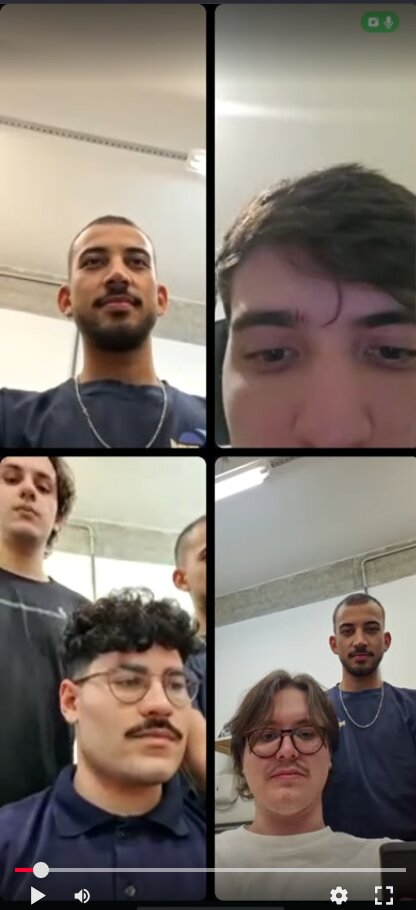
#> input picture imagem.jpg, 416 x 910 px
$ python hsi-invert.py imagem.jpg 1.0 1.0
#> lines starting #> are read from the running program, lines starting #| are printed output that depends on the picture; after the words box and inside, x2 and y2 are one past the last pixel; in counts of white or black regions, pixels touching at a corner belong together
#> further down, img_original is the input picture: shape (910, 416, 3); mean R, G, B 130, 119.7, 111.8
import skimage as ski
from skimage import util
import sys
import numpy as np
import matplotlib.pyplot as plt

def gerar_circulo_cromatico(resolucao=400):
    '''
    Gera uma imagem sintética de um círculo cromático perfeito (RGB uint8).
    Isso serve como um mapa de referência visual para as cores.
    '''
    # Cria uma grade de coordenadas (X, Y)
    x = np.linspace(-1, 1, resolucao)
    y = np.linspace(1, -1, resolucao)
    xx, yy = np.meshgrid(x, y)

    # Converte as coordenadas cartesianas para polares (Raio e Ângulo)
    raio = np.sqrt(xx**2 + yy**2)
    angulo = np.arctan2(yy, xx)

    # O Ângulo vira o Matiz (Hue) normalizado de 0.0 a 1.0
    hue = (angulo / (2 * np.pi)) % 1.0

    # A Saturação cresce do centro para as bordas
    saturation = np.clip(raio, 0, 1)

    # O Valor (Brilho) é sempre 1.0 no círculo
    value = np.ones_like(raio)

    # Deixa o fundo branco onde o raio é maior que 1
    mascara_fundo = raio > 1.0
    saturation[mascara_fundo] = 0.0
    value[mascara_fundo] = 1.0

    # Monta e converte
    hsv_circulo = np.dstack((hue, saturation, value))
    rgb_circulo = ski.color.hsv2rgb(hsv_circulo)

    return util.img_as_ubyte(rgb_circulo)

def inversao_hsi(imagem, matiz, largura):
    '''
    Inverte uma faixa de valores de matiz em uma imagem no espaço de cores HSI.
    Retorna a imagem convertida em formato RGB (uint8).
    '''
#> called with matiz = 1, largura = 1
    assert 0 <= matiz < 360, "Matiz deve estar entre 0 e 360 graus."
    assert 0 <= largura <= 180, "Largura deve estar entre 0 e 180 graus."

    hsi = ski.color.rgb2hsv(imagem)
#> hsi: shape (910, 416, 3) float64; mean of channels 0, 1, 2 0.251, 0.228, 0.522

    limite_inferior = (matiz - largura) / 360.0
    limite_superior = (matiz + largura) / 360.0

    hue = hsi[:, :, 0]
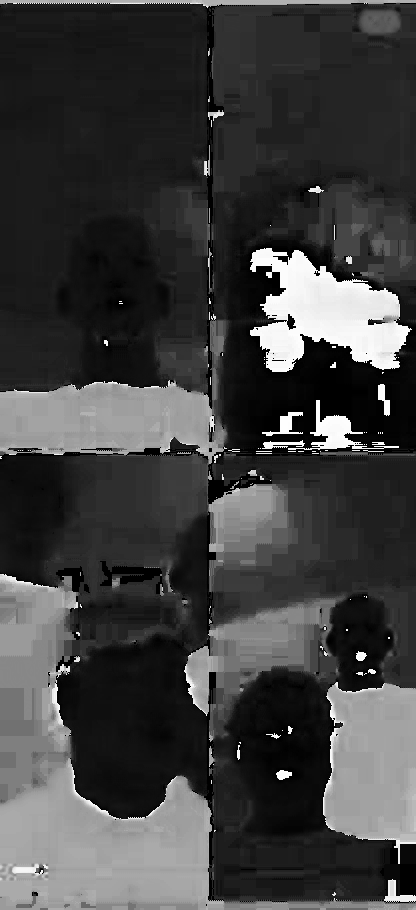
#> hue: shape (910, 416) float64; min 0, max 0.998, mean 0.251

    if limite_inferior < 0.0:
        mascara = (hue >= (1.0 + limite_inferior)) | (hue <= limite_superior)
    elif limite_superior > 1.0:
        mascara = (hue >= limite_inferior) | (hue <= (limite_superior - 1.0))
    else:
        mascara = (hue >= limite_inferior) & (hue <= limite_superior)
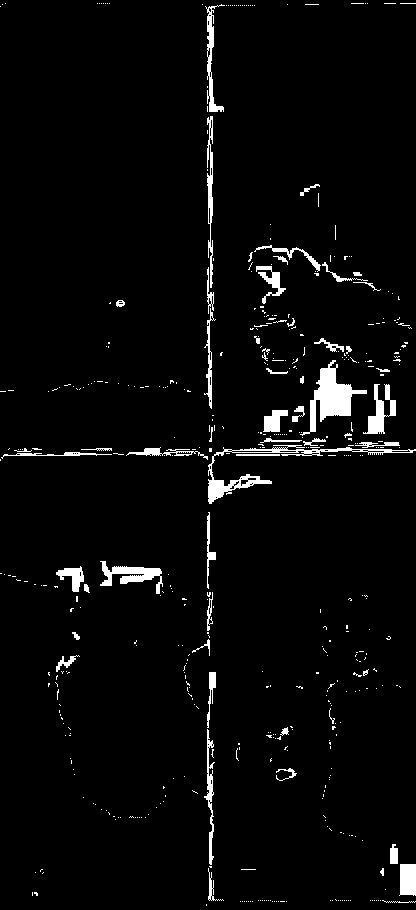
#> mascara: shape (910, 416) bool; 3.4% white; 483 white regions (429 under 20 px), largest, box (x1, y1, x2, y2) and area: (300, 360, 367, 436) 1662, (208, 445, 416, 504) 1435, (100, 561, 163, 594) 797

    hue[mascara] = (hue[mascara] + 0.5) % 1.0
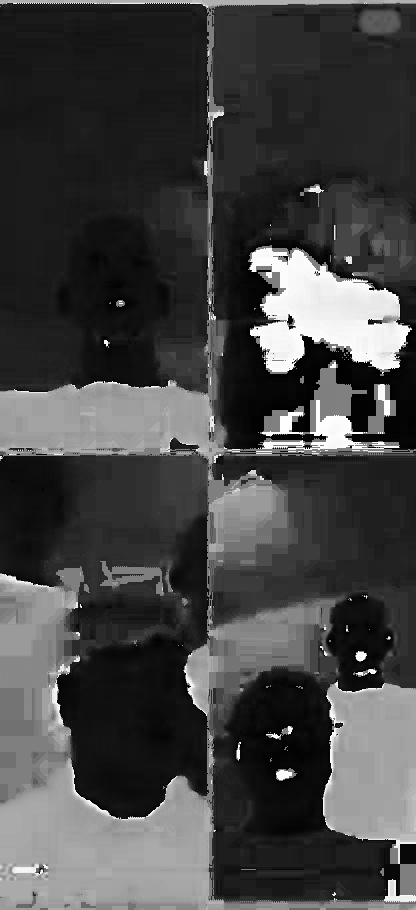
#> hue: shape (910, 416) float64; 3.42% of pixels changed, all inside (x1, y1, x2, y2) = (0, 3, 416, 906)
    hsi[:, :, 0] = hue
#> hsi: shape (910, 416, 3) float64; mean of channels 0, 1, 2 0.268, 0.228, 0.522

    rgb_invertida = ski.color.hsv2rgb(hsi)
    return util.img_as_ubyte(rgb_invertida)

if __name__ == "__main__":
    if len(sys.argv) != 4:
        print("Forma de uso: python hsi_invert.py <input_image> <matiz> <largura>")
        sys.exit(1)

    imagem_path = sys.argv[1]
    try:
        matiz = float(sys.argv[2])
        largura = float(sys.argv[3])
    except:
        print('Matiz e Largura devem ser números.')
        sys.exit(1)

    # 1. Carrega a imagem do usuário e gera o círculo de referência
    try:
        img_original = ski.io.imread(imagem_path)
    except:
        print('Erro ao ler imagem. Verificar caminho.')
        sys.exit(1)
    circulo_original = gerar_circulo_cromatico()

    # 2. Aplica o algoritmo em AMBAS as imagens
    img_processada = inversao_hsi(img_original, matiz, largura)
    circulo_processado = inversao_hsi(circulo_original, matiz, largura)

    # 3. Salva apenas a imagem processada do usuário no disco
    ski.io.imsave("resultado.png", img_processada)
    print("Imagem do usuário processada e salva como 'resultado.png'!")

    # 4. Configura a exibição em uma grade 2x2
    fig, axes = plt.subplots(2, 2, figsize=(10, 10))
    fig.suptitle(f'Filtro HSI: Centro em {matiz}°, Tolerância de ±{largura}°', fontsize=16)

    # Linha 1: Imagens do Usuário
    axes[0, 0].imshow(img_original)
    axes[0, 0].set_title('Imagem Original')
    axes[0, 0].axis('off')

    axes[0, 1].imshow(img_processada)
    axes[0, 1].set_title('Imagem Modificada')
    axes[0, 1].axis('off')

    # Linha 2: Círculos Cromáticos
    axes[1, 0].imshow(circulo_original)
    axes[1, 0].set_title('Círculo de Referência')
    axes[1, 0].axis('off')

    axes[1, 1].imshow(circulo_processado)
    axes[1, 1].set_title('Mapa da Modificação (Cores Invertidas)')
    axes[1, 1].axis('off')

    plt.tight_layout()
    plt.show()
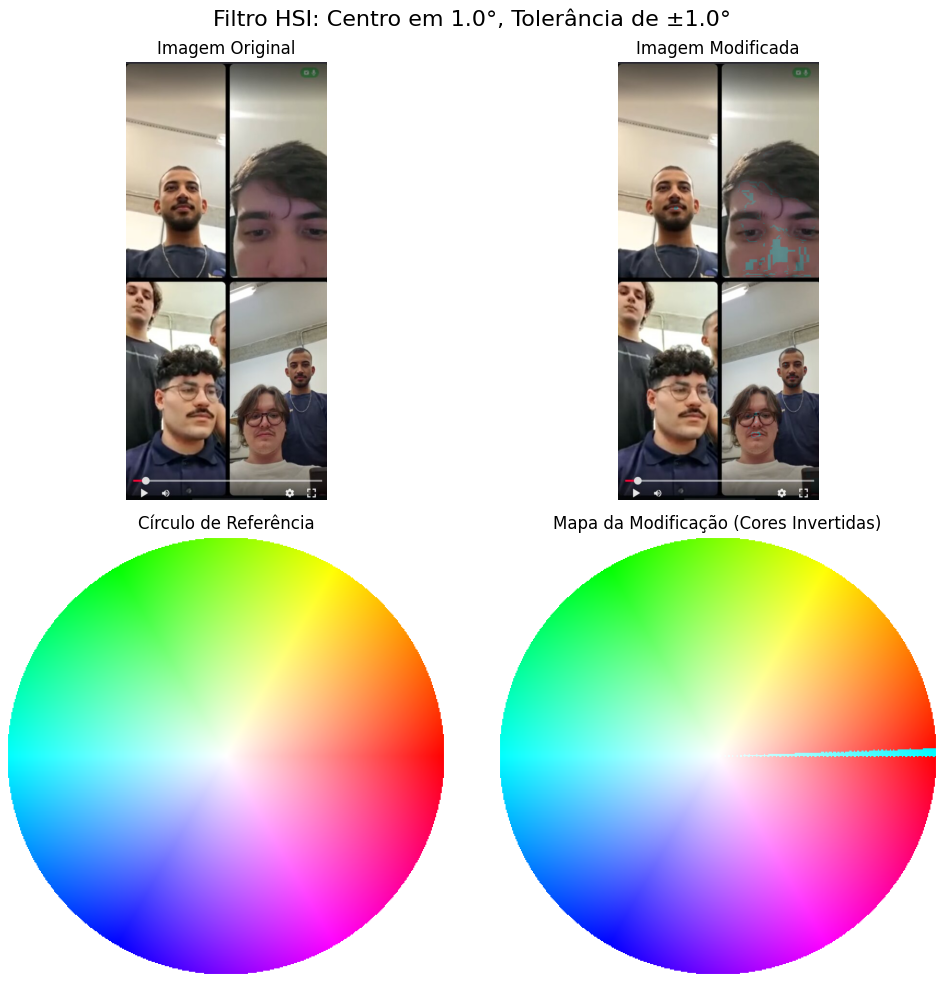
#> figure drawn by matplotlib, 4 panels
